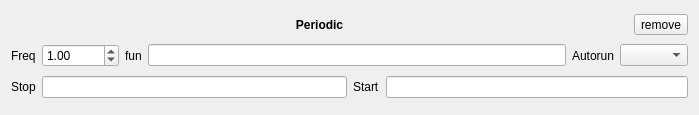
<?xml version="1.0" encoding="UTF-8"?>
<ui version="4.0">
 <class>Periodic</class>
 <widget class="QWidget" name="Periodic">
  <property name="geometry">
   <rect>
    <x>0</x>
    <y>0</y>
    <width>699</width>
    <height>115</height>
   </rect>
  </property>
  <property name="windowTitle">
   <string>Periodic</string>
  </property>
  <layout class="QVBoxLayout" name="verticalLayout">
   <item>
    <layout class="QHBoxLayout" name="horizontalLayout">
     <item>
      <widget class="QLabel" name="label_11">
       <property name="styleSheet">
        <string notr="true">font: bold</string>
       </property>
       <property name="text">
        <string>Periodic</string>
       </property>
       <property name="alignment">
        <set>Qt::AlignCenter</set>
       </property>
      </widget>
     </item>
     <item>
      <widget class="QToolButton" name="remove_button">
       <property name="text">
        <string>remove</string>
       </property>
       <property name="icon">
        <iconset>
         <normaloff>remove.svg</normaloff>remove.svg</iconset>
       </property>
      </widget>
     </item>
    </layout>
   </item>
   <item>
    <layout class="QHBoxLayout" name="horizontalLayout_11">
     <item>
      <layout class="QHBoxLayout" name="horizontalLayout_5">
       <item>
        <widget class="QLabel" name="label_6">
         <property name="text">
          <string>Freq</string>
         </property>
        </widget>
       </item>
       <item>
        <widget class="QDoubleSpinBox" name="freq_spinbox">
         <property name="maximum">
          <double>10000.000000000000000</double>
         </property>
         <property name="value">
          <double>1.000000000000000</double>
         </property>
        </widget>
       </item>
      </layout>
     </item>
     <item>
      <layout class="QHBoxLayout" name="horizontalLayout_3">
       <item>
        <widget class="QLabel" name="label_5">
         <property name="text">
          <string>fun</string>
         </property>
        </widget>
       </item>
       <item>
        <widget class="QLineEdit" name="periodic_edit"/>
       </item>
      </layout>
     </item>
     <item>
      <layout class="QHBoxLayout" name="horizontalLayout_9">
       <item>
        <widget class="QLabel" name="label_9">
         <property name="text">
          <string>Autorun</string>
         </property>
        </widget>
       </item>
       <item>
        <widget class="QComboBox" name="autorun_comboBox">
         <item>
          <property name="text">
           <string/>
          </property>
         </item>
         <item>
          <property name="text">
           <string>TRUE</string>
          </property>
         </item>
         <item>
          <property name="text">
           <string>FALSE</string>
          </property>
         </item>
        </widget>
       </item>
      </layout>
     </item>
    </layout>
   </item>
   <item>
    <layout class="QHBoxLayout" name="horizontalLayout_10">
     <item>
      <layout class="QHBoxLayout" name="horizontalLayout_8">
       <item>
        <widget class="QLabel" name="label_8">
         <property name="text">
          <string>Stop</string>
         </property>
        </widget>
       </item>
       <item>
        <widget class="QLineEdit" name="stop_edit"/>
       </item>
      </layout>
     </item>
     <item>
      <layout class="QHBoxLayout" name="horizontalLayout_7">
       <item>
        <widget class="QLabel" name="label_7">
         <property name="text">
          <string>Start</string>
         </property>
        </widget>
       </item>
       <item>
        <widget class="QLineEdit" name="start_edit"/>
       </item>
      </layout>
     </item>
    </layout>
   </item>
  </layout>
 </widget>
 <resources/>
 <connections/>
</ui>
